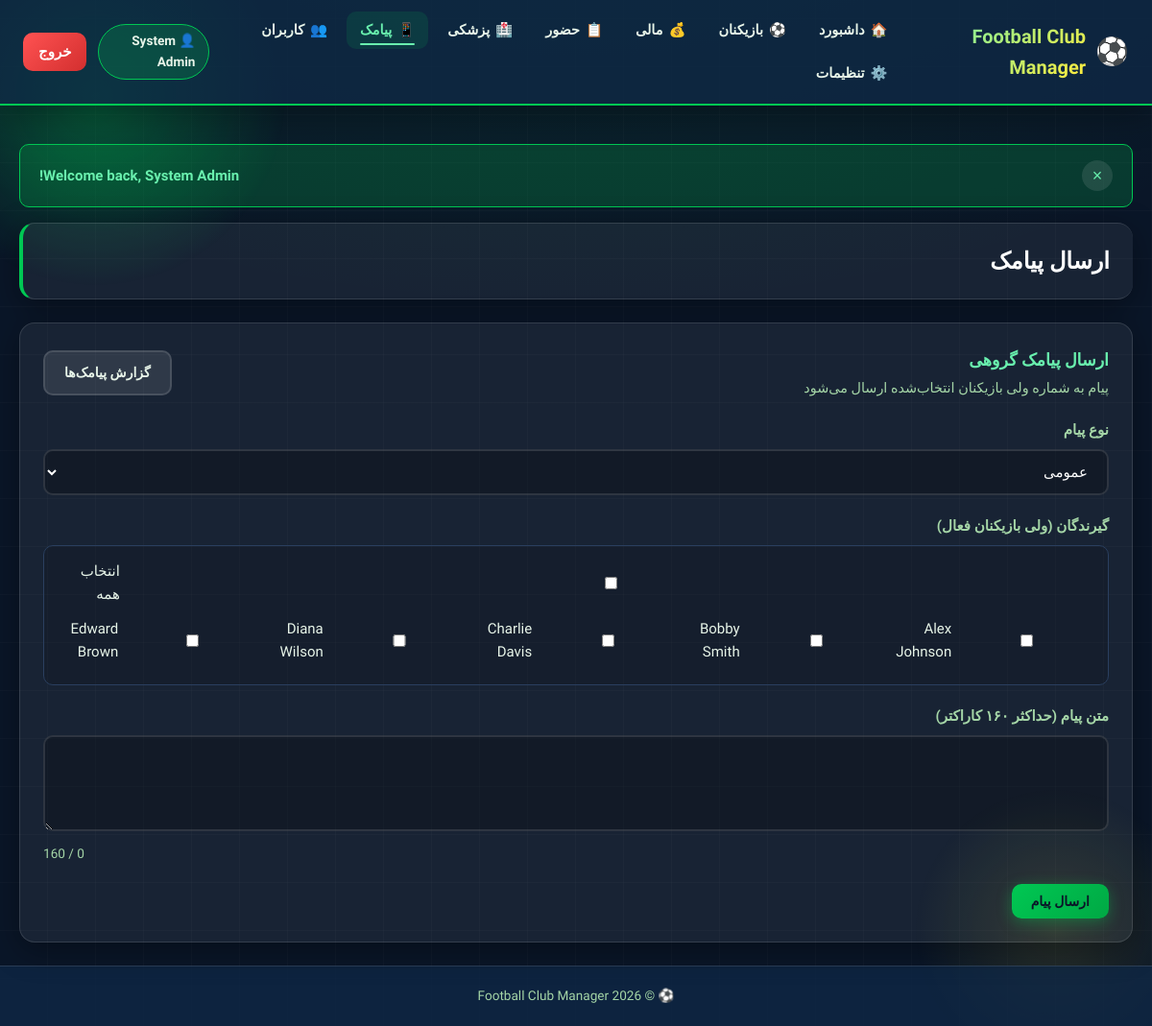
The page /sms/send (signed in) on the database its author committed.
### tables this page shows
CREATE TABLE IF NOT EXISTS fc_players (
    id INT PRIMARY KEY AUTO_INCREMENT,
    uuid CHAR(36) NOT NULL UNIQUE,
    name VARCHAR(255) NOT NULL,
    date_of_birth DATE NOT NULL,
    national_id VARCHAR(50) UNIQUE NOT NULL,
    position ENUM('goalkeeper', 'defender', 'midfielder', 'forward', 'striker') NOT NULL,
    age_category ENUM('u8', 'u10', 'u12', 'u14', 'u16', 'u18', 'senior') NOT NULL DEFAULT 'senior',
    phone VARCHAR(15),
    email VARCHAR(255),
    medical_clearance TINYINT(1) DEFAULT 0,
    status TINYINT(1) DEFAULT 1,
    notes LONGTEXT,
    created_at TIMESTAMP DEFAULT CURRENT_TIMESTAMP,
    updated_at TIMESTAMP DEFAULT CURRENT_TIMESTAMP ON UPDATE CURRENT_TIMESTAMP,
    deleted_at TIMESTAMP NULL,
    INDEX idx_national_id (national_id),
    INDEX idx_position (position),
    INDEX idx_age_category (age_category),
    INDEX idx_status (status),
    INDEX idx_created_at (created_at)
);

### app/Core/Controller.php (called while the page is built, shortened)
<?php
abstract class Controller
{
    protected array $data = [];
    protected function getUserRole(): ?string
    {
        return $_SESSION['user_role'] ?? null;
    }
    protected function getUser(): ?array
    {
        return $_SESSION['user'] ?? null;
    }
    protected function render(string $view, array $data = []): void
    {
        $this->data = array_merge($this->data, $data);
        $viewFile = APP_PATH . '/Views/' . str_replace('.', '/', $view) . '.php';
        extract($this->data);
        require $viewFile;
    }
    protected function renderLayout(string $content): void
    {
        $this->data['user'] = $this->getUser();
        $this->data['userRole'] = $this->getUserRole();
        $this->data['flashes'] = $this->getFlashes();
        $this->data['csrf_token'] = $this->generateCsrf();
        $this->data['content'] = $content;
    }
    protected function getFlashes(): array
    {
        $flashes = $_SESSION['flash'] ?? [];
        return $flashes;
    }
    protected function generateCsrf(): string
    {
        return $_SESSION['_csrf_token'];
    }
}

### app/Controllers/SmsController.php (called while the page is built, shortened)
<?php
class SmsController extends Controller
{
    private Player $playerModel;
    public function __construct()
    {
        $this->playerModel = new Player();
    }
    public function index(): void
    {
        $players = $this->playerModel->getActive();
        $this->data['title'] = 'ارسال پیامک';
        $this->data['players'] = $players;
        $this->data['csrf_token'] = $this->generateCsrf();
        $this->render('sms.index', $this->data);
    }
}

### app/Core/Router.php (called while the page is built, shortened)
<?php
class Router
{
    private array $routes = [];
    private function addRoute(string $method, string $pattern, string $controller, string $action): void
    {
        $key = strtoupper($method) . ':' . $pattern;
        $this->routes[$key] = [
            'method' => strtoupper($method),
            'pattern' => $pattern,
            'controller' => $controller,
            'action' => $action,
        ];
    }
    public function dispatch(string $method, string $uri): bool
    {
        $method = strtoupper($method);
        $path = parse_url($uri, PHP_URL_PATH) ?? '/';
        $uri = '/' . trim($path, '/');
        $matches = [];
        foreach ($this->routes as $route) {
            if ($route['method'] !== $method) {
                continue;
            }
            if ($this->matchRoute($route['pattern'], $uri, $matches)) {
                return $this->executeController($route['controller'], $route['action'], $matches);
            }
        }
        return false;
    }
    private function matchRoute(string $pattern, string $uri, array &$matches): bool
    {
        $matches = [];
        $pattern = preg_replace_callback(
            '/\{([a-zA-Z_][a-zA-Z0-9_]*)\}/',
            static function ($m) {
                return '(?<' . $m[1] . '>[^/]+)';
            },
            $pattern
        );
        $regex = '/^' . str_replace('/', '\/', $pattern) . '$/';
        if (preg_match($regex, $uri, $matches)) {
            return true;
        }
        return false;
    }
    private function executeController(string $controller, string $action, array $params = []): bool
    {
        try {
            $controllerInstance = new $controllerClass();
            $actionMethod = $action;
            call_user_func_array([$controllerInstance, $actionMethod], $params);
            return true;
        } catch (\Exception $e) {
            if (APP_DEBUG) {
                echo "Error: " . $e->getMessage();
            }
            return false;
        }
    }
}

### public/index.php (called while the page is built, shortened)
<?php
require_once APP_PATH . DIRECTORY_SEPARATOR . 'Core' . DIRECTORY_SEPARATOR . 'Autoloader.php';
try {
    $app = \App\Core\App::getInstance();
    $app->run();
} catch (\Exception $e) {
    http_response_code(500);
    if (APP_DEBUG) {
        echo 'Error: ' . $e->getMessage();
        echo '<pre>' . $e->getTraceAsString() . '</pre>';
    } else {
        echo 'An error occurred. Please try again later.';
    }
}

### app/Core/Autoloader.php (called while the page is built, shortened)
<?php
class Autoloader
{
    public static function load(string $class): bool
    {
        $prefix = 'App\\';
        $relativeClass = substr($class, strlen($prefix));
        $file = APP_PATH . DIRECTORY_SEPARATOR . str_replace('\\', DIRECTORY_SEPARATOR, $relativeClass) . '.php';
        if (file_exists($file)) {
            return true;
        }
        return false;
    }
}

### app/Core/Database.php (called while the page is built, shortened)
<?php
class Database
{
    private static ?Database $instance = null;
    private ?PDO $connection = null;
    private array $config;
    private function __construct(array $config)
    {
        $this->config = $config;
    }
    public static function getInstance(array $config = []): Database
    {
        if (self::$instance === null) {
            $config = $config ?: (require CONFIG_PATH . '/database.php');
            $connConfig = $config['connections'][$config['default']];
            self::$instance = new self($connConfig);
        }
        return self::$instance;
    }
    private function connect(): void
    {
        try {
            $driver = $this->config['driver'];
            if ($driver === 'sqlite') {
                $dsn = "sqlite:" . $this->config['database'];
                $this->connection = new PDO($dsn);
            } else {
                $host = $this->config['host'] ?? 'localhost';
                $port = $this->config['port'] ?? 3306;
                $database = $this->config['database'];
                $charset = $this->config['charset'] ?? 'utf8mb4';
                $dsn = "mysql:host={$host};port={$port};dbname={$database};charset={$charset}";
                $this->connection = new PDO(
                    $dsn,
                    $this->config['username'] ?? '',
                    $this->config['password'] ?? '',
                    [
                        PDO::ATTR_ERRMODE => PDO::ERRMODE_EXCEPTION,
                        PDO::ATTR_DEFAULT_FETCH_MODE => PDO::FETCH_ASSOC,
                        PDO::ATTR_EMULATE_PREPARES => false,
                        PDO::ATTR_PERSISTENT => false,
                    ]
                );
            }
            $this->connection->setAttribute(PDO::ATTR_ERRMODE, PDO::ERRMODE_EXCEPTION);
            $this->connection->setAttribute(PDO::ATTR_DEFAULT_FETCH_MODE, PDO::FETCH_ASSOC);
        } catch (PDOException $e) {
            throw new PDOException('Database connection failed: ' . $e->getMessage());
        }
    }
    public function query(string $query, array $params = []): PDOStatement
    {
        try {
            $stmt = $this->connection->prepare($query);
            $stmt->execute($params);
            return $stmt;
        } catch (PDOException $e) {
            throw new PDOException('Query execution failed: ' . $e->getMessage());
        }
    }
    public function findAll(string $query, array $params = []): array
    {
        $stmt = $this->query($query, $params);
        return $stmt->fetchAll(PDO::FETCH_ASSOC);
    }
}

### app/Core/Model.php (called while the page is built, shortened)
<?php
abstract class Model
{
    public function __construct()
    {
        $this->db = Database::getInstance();
    }
}

### app/Models/Player.php (called while the page is built, shortened)
<?php
class Player extends Model
{
    protected string $table = 'fc_players';
    public function getActive(): array
    {
        $query = "SELECT * FROM {$this->table} WHERE status = 1 AND deleted_at IS NULL ORDER BY name ASC";
        return $this->db->findAll($query);
    }
}

### app/Helpers/SecurityHelper.php (called while the page is built, shortened)
<?php
class SecurityHelper
{
    public static function escape(?string $data, string $encoding = 'UTF-8'): string
    {
        return htmlspecialchars($data ?? '', ENT_QUOTES | ENT_HTML5, $encoding);
    }
}

### app/Views/sms/index.php (the view, shortened to what this page needs)
<?php
$players = $players ?? [];
?>
<div class="sms-section panel">
    <div class="section-header">
        <div>
            <h3 style="margin:0;color:var(--grass-bright);">ارسال پیامک گروهی</h3>
            <p style="margin:4px 0 0;color:var(--text-muted);font-size:0.9rem;">پیام به شماره ولی بازیکنان انتخاب‌شده ارسال می‌شود</p>
        </div>
        <a href="<?= APP_URL ?>/sms/logs" class="btn btn-secondary">گزارش پیامک‌ها</a>
    </div>
    <?php if (empty($players)): ?>
        <p class="empty-message">بازیکن فعالی برای ارسال پیامک وجود ندارد.</p>
    <?php else: ?>
    <form id="smsForm" method="POST" action="<?= APP_URL ?>/sms/send">
        <div class="form-group">
            <label for="sms_type">نوع پیام</label>
            <select id="sms_type" name="sms_type">
                <option value="general">عمومی</option>
            </select>
        </div>
        <div class="form-group">
            <label>گیرندگان (ولی بازیکنان فعال)</label>
            <div class="recipients-selector">
                <label class="checkbox-label" style="margin-bottom:12px;">
                    <input type="checkbox" id="selectAllRecipients"> انتخاب همه
                </label>
                <div class="recipients-list">
                    <?php foreach ($players as $player): ?>
                    <label class="checkbox-label">
                        <input type="checkbox" name="recipients[]" value="<?= (int)$player['id'] ?>" class="recipient-checkbox">
                        <?= \App\Helpers\SecurityHelper::escape($player['name']) ?>
                    </label>
                    <?php endforeach; ?>
                </div>
            </div>
        </div>
        <div class="form-group">
            <label for="message">متن پیام (حداکثر ۱۶۰ کاراکتر)</label>
            <textarea id="message" name="message" rows="4" maxlength="160" required></textarea>
            <div style="text-align:left;font-size:0.85rem;color:var(--text-muted);margin-top:6px;">
                <span id="charCount">0</span> / 160
            </div>
        </div>
        <div style="display:flex;align-items:center;gap:12px;flex-wrap:wrap;">
            <button type="submit" class="btn btn-primary">ارسال پیام</button>
        </div>
    </form>
    <?php endif; ?>
</div>

### public/assets/css/style.css (style rules this page uses)
:root { --pitch-dark: #0a1628; --pitch-mid: #0f2847; --pitch-light: #1a3d2e; --grass: #00c853; --grass-bright: #69f0ae; --grass-glow: rgba(0, 200, 83, 0.35); --accent: #ffeb3b; --accent-hot: #ff6d00; --white: #ffffff; --text: #e8f5e9; --text-muted: #a5d6a7; --card-bg: rgba(255, 255, 255, 0.06); --card-border: rgba(255, 255, 255, 0.12); --glass: rgba(15, 40, 71, 0.75); --shadow: 0 8px 32px rgba(0, 0, 0, 0.35); --radius: 16px; --radius-sm: 10px; --transition: 0.3s cubic-bezier(0.34, 1.56, 0.64, 1); --font: 'Vazirmatn', -apple-system, BlinkMacSystemFont, sans-serif; }
* { margin: 0; padding: 0; box-sizing: border-box; }
html { scroll-behavior: smooth; }
html, body { height: 100%; }
body { font-family: var(--font); font-size: 15px; line-height: 1.6; color: var(--text); background: var(--pitch-dark); background-image: radial-gradient(ellipse 80% 50% at 50% -20%, rgba(0, 200, 83, 0.15), transparent), repeating-linear-gradient( 0deg, transparent, transparent 49px, rgba(255, 255, 255, 0.02) 49px, rgba(255, 255, 255, 0.02) 50px ), repeating-linear-gradient( 90deg, transparent, transparent 49px, rgba(255, 255, 255, 0.02) 49px, rgba(255, 255, 255, 0.02) 50px ); min-height: 100vh; overflow-x: hidden; }
body::before { content: ''; position: fixed; width: 400px; height: 400px; border-radius: 50%; background: radial-gradient(circle, var(--grass-glow) 0%, transparent 70%); top: -100px; left: -100px; pointer-events: none; z-index: 0; animation: floatOrb 12s ease-in-out infinite; }
body::after { content: ''; position: fixed; width: 300px; height: 300px; border-radius: 50%; background: radial-gradient(circle, rgba(255, 235, 59, 0.12) 0%, transparent 70%); bottom: -50px; right: -50px; pointer-events: none; z-index: 0; animation: floatOrb 15s ease-in-out infinite reverse; }
a { color: var(--grass-bright); text-decoration: none; transition: color var(--transition); }
.panel, .players-section, .financial-section, .attendance-section, .medical-section, .player-form-section, .player-profile, .dashboard { background: var(--card-bg); border: 1px solid var(--card-border); border-radius: var(--radius); padding: 24px; box-shadow: var(--shadow); backdrop-filter: blur(8px); transition: transform var(--transition), box-shadow var(--transition); }
.section-header { display: flex; justify-content: space-between; align-items: center; flex-wrap: wrap; gap: 16px; margin-bottom: 20px; }
.form-group { margin-bottom: 20px; }
label { display: block; margin-bottom: 8px; font-weight: 600; color: var(--text-muted); }
input, textarea, select { width: 100%; padding: 12px 16px; border: 2px solid var(--card-border); border-radius: var(--radius-sm); font-size: 15px; font-family: inherit; background: rgba(0, 0, 0, 0.25); color: var(--white); transition: var(--transition); }
input::placeholder, textarea::placeholder { color: rgba(255, 255, 255, 0.35); }
select option { background: var(--pitch-mid); color: var(--white); }
textarea { resize: vertical; min-height: 100px; }
.btn { display: inline-flex; align-items: center; justify-content: center; gap: 8px; padding: 10px 20px; border: none; border-radius: var(--radius-sm); font-size: 14px; font-weight: 700; font-family: inherit; cursor: pointer; text-decoration: none; transition: var(--transition); position: relative; overflow: hidden; }
.btn::after { content: ''; position: absolute; inset: 0; background: radial-gradient(circle at var(--ripple-x, 50%) var(--ripple-y, 50%), rgba(255,255,255,0.4) 0%, transparent 60%); opacity: 0; transition: opacity 0.4s; }
.btn-primary { background: linear-gradient(135deg, var(--grass), #00a844); color: var(--pitch-dark); box-shadow: 0 4px 15px var(--grass-glow); }
.btn-secondary { background: rgba(255, 255, 255, 0.1); color: var(--text); border: 2px solid var(--card-border); }
.checkbox-label { display: flex; align-items: center; gap: 8px; font-weight: normal; color: var(--text); }
@media (min-width: 769px) { body.has-bottom-nav { padding-bottom: 0; } }

### public/assets/css/animations.css (style rules this page uses)
.reveal { opacity: 0; transform: translateY(28px) scale(0.97); transition: opacity 0.65s cubic-bezier(0.22, 1, 0.36, 1), transform 0.65s cubic-bezier(0.22, 1, 0.36, 1); }
.reveal.is-visible { opacity: 1; transform: translateY(0) scale(1); }
.reveal-delay-2 { transition-delay: 0.16s; }

### rows shown on the page
fc_players: name "Alex Johnson"
fc_players: name "Bobby Smith"
fc_players: name "Charlie Davis"
fc_players: name "Diana Wilson"
fc_players: name "Edward Brown"

### other values the page prints
APP_NAME "Football Club Manager"
$item['icon'] "🏠"
$item['icon'] "⚽"
$item['icon'] "💰"
$item['icon'] "📋"
$item['icon'] "🏥"
$item['icon'] "📱"
